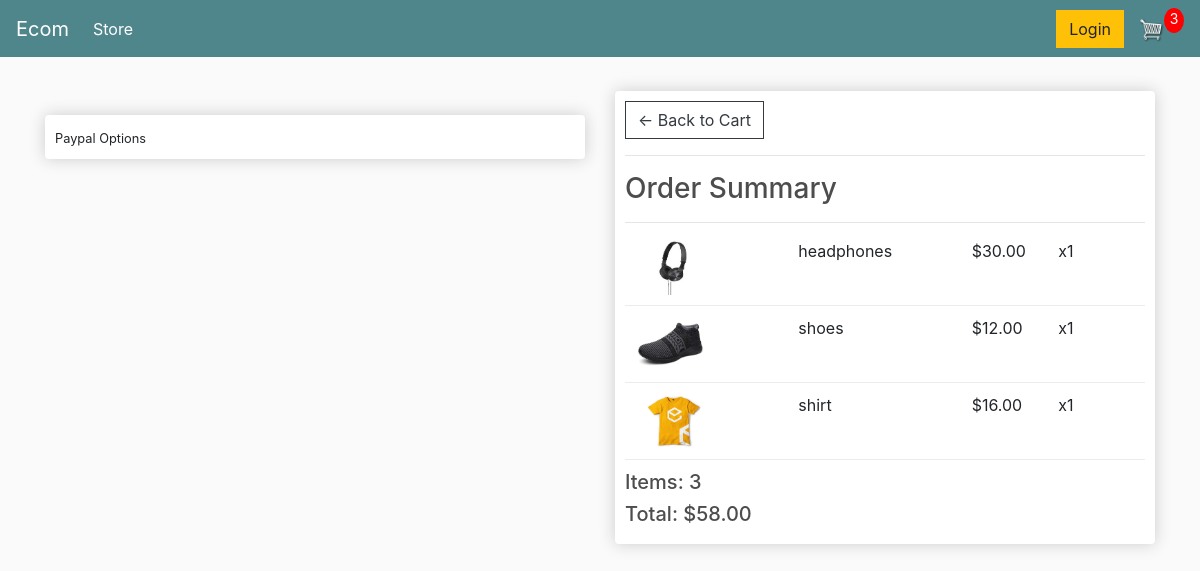
Screenshot of /checkout/ (signed in) with the database file from the repository.
### store/models.py (models this page shows, shortened)
class OrderItem(models.Model):
	product = models.ForeignKey(Product, on_delete=models.SET_NULL, null=True)
	order = models.ForeignKey(Order, on_delete=models.SET_NULL, null=True)
	quantity = models.IntegerField(default=0, null=True, blank=True)
	date_added = models.DateTimeField(auto_now_add=True)
	@property
	def get_total(self):
		total = self.product.price * self.quantity
		return total

class Product(models.Model):
	name = models.CharField(max_length=200)
	price = models.FloatField()
	digital = models.BooleanField(default=False,null=True, blank=True)
	image = models.ImageField(null=True, blank=True)
	@property
	def imageURL(self):
		try:
			url = self.image.url
		except:
			url = ''
		return url

class Order(models.Model):
	customer = models.ForeignKey(Customer, on_delete=models.SET_NULL, null=True, blank=True)
	date_ordered = models.DateTimeField(auto_now_add=True)
	complete = models.BooleanField(default=False)
	transaction_id = models.CharField(max_length=100, null=True)
	@property
	def shipping(self):
		shipping = False
		orderitems = self.orderitem_set.all()
		for i in orderitems:
			if i.product.digital == False:
				shipping = True
		return shipping
	@property
	def get_cart_total(self):
		orderitems = self.orderitem_set.all()
		total = sum([item.get_total for item in orderitems])
		return total
	@property
	def get_cart_items(self):
		orderitems = self.orderitem_set.all()
		total = sum([item.quantity for item in orderitems])
		return total

### store/views.py (the view)
# urls.py: path('checkout/', views.checkout, name="checkout"),
def checkout(request):
	data = cartData(request)
	cartItems = data['cartItems']
	order = data['order']
	items = data['items']
	context = {'items':items, 'order':order, 'cartItems':cartItems}
	return render(request, 'store/checkout.html', context)

### store/utils.py (called while the page is built)
def cartData(request):
	if request.user.is_authenticated:
		customer = request.user.customer
		order, created = Order.objects.get_or_create(customer=customer, complete=False)
		items = order.orderitem_set.all()
		cartItems = order.get_cart_items
	else:
		cookieData = cookieCart(request)
		cartItems = cookieData['cartItems']
		order = cookieData['order']
		items = cookieData['items']
	return {'cartItems':cartItems ,'order':order, 'items':items}

### store/templates/store/checkout.html (shortened to what this page needs)
{% extends 'store/main.html' %}
{% load static %}
{% block content %}
     <div class="row">
		<div class="col-lg-6">
			<br>
			<div class="box-element hidden" id="payment-info">
				<small>Paypal Options</small>
			</div>
		</div>
		<div class="col-lg-6">
			<div class="box-element">
				<a  class="btn btn-outline-dark" href="{% url 'cart' %}">&#x2190; Back to Cart</a>
				<hr>
				<h3>Order Summary</h3>
				<hr>
				{% for item in items %}
				<div class="cart-row">
					<div style="flex:2"><img class="row-image" src="{{item.product.imageURL}}"></div>
					<div style="flex:2"><p>{{item.product.name}}</p></div>
					<div style="flex:1"><p>${{item.product.price|floatformat:2}}</p></div>
					<div style="flex:1"><p>x{{item.quantity}}</p></div>
				</div>
				{% endfor %}
				<h5>Items:   {{order.get_cart_items}}</h5>
				<h5>Total:   ${{order.get_cart_total|floatformat:2}}</h5>
			</div>
		</div>
	</div>
{% endblock content %}

### static/css/main.css (style rules this page uses)
body { background-color: hsl(0, 0%, 98%); }
h1,h2,h3,h4,h5,h6 { color:hsl(0, 0%, 30%); }
.box-element { box-shadow:hsl(0, 0%, 80%) 0 0 16px; background-color: #fff; border-radius: 4px; padding: 10px; }
.col-lg-4, .col-lg-6, .col-lg-8, .col-lg-12 { margin-top: 10px; }
.btn { border-radius: 0; }
.row-image { width: 100px; }
.cart-row { display: flex; align-items: flex-stretch; padding-bottom: 10px; margin-bottom: 10px; border-bottom: 1px solid #ececec; }

### rows the page displays
OrderItem: product.imageURL (picture), product.name "headphones", product.price "30.00", quantity "1"
OrderItem: product.imageURL (picture), product.name "shoes", product.price "12.00", quantity "1"
OrderItem: product.imageURL (picture), product.name "shirt", product.price "16.00", quantity "1"
Order: get_cart_items "3", get_cart_total "58.00"

### other values shown
{{ cartItems }} "3"
